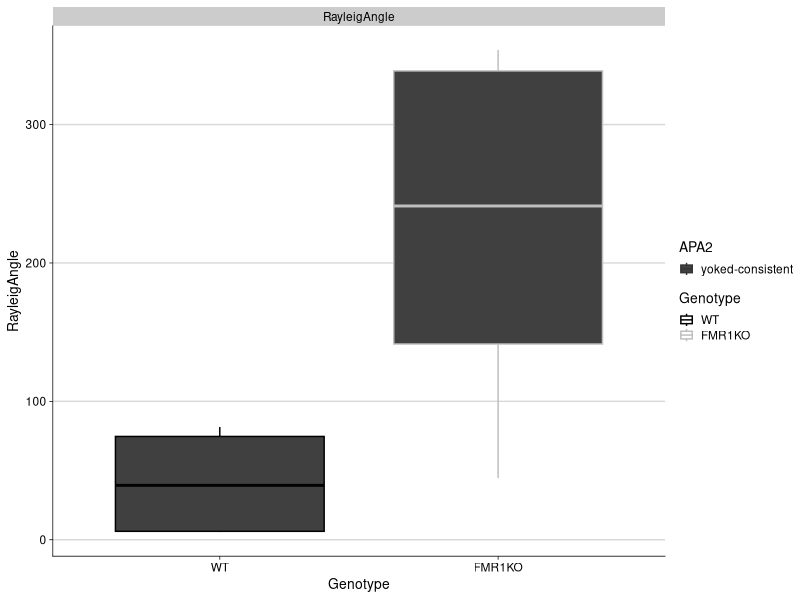
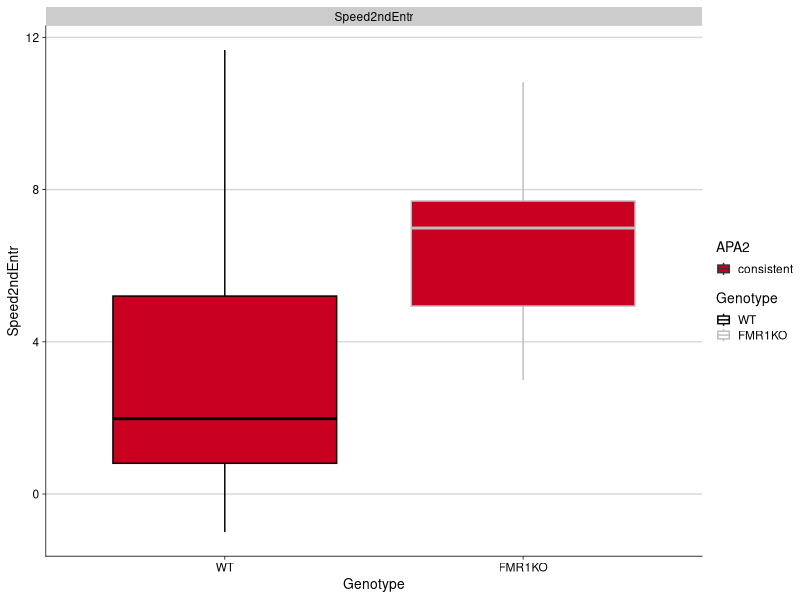
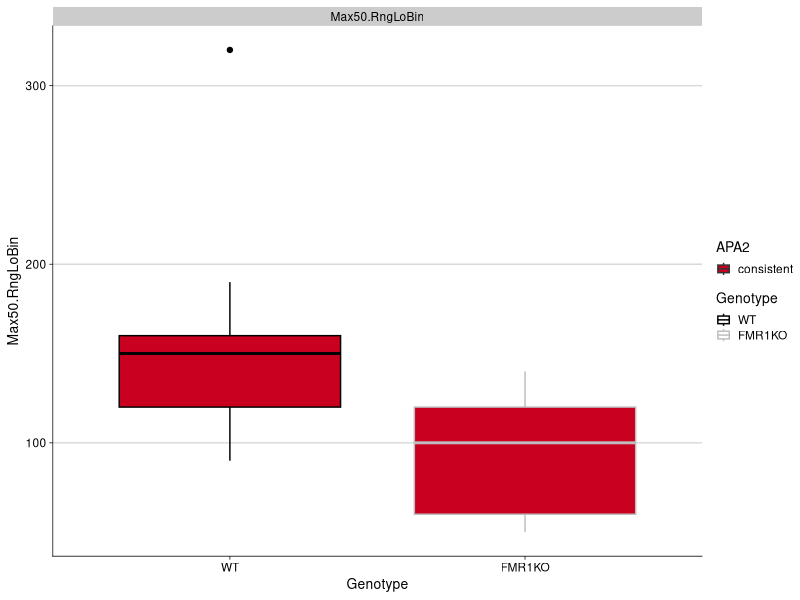
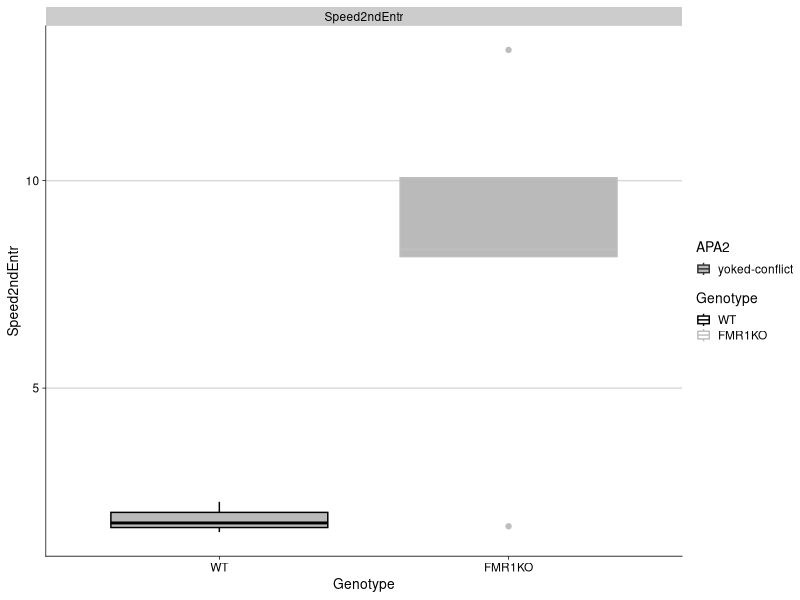
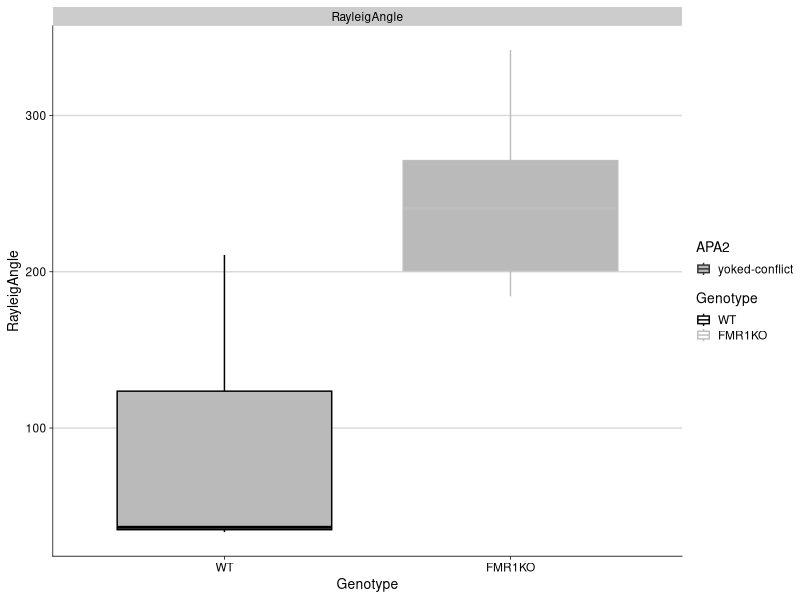
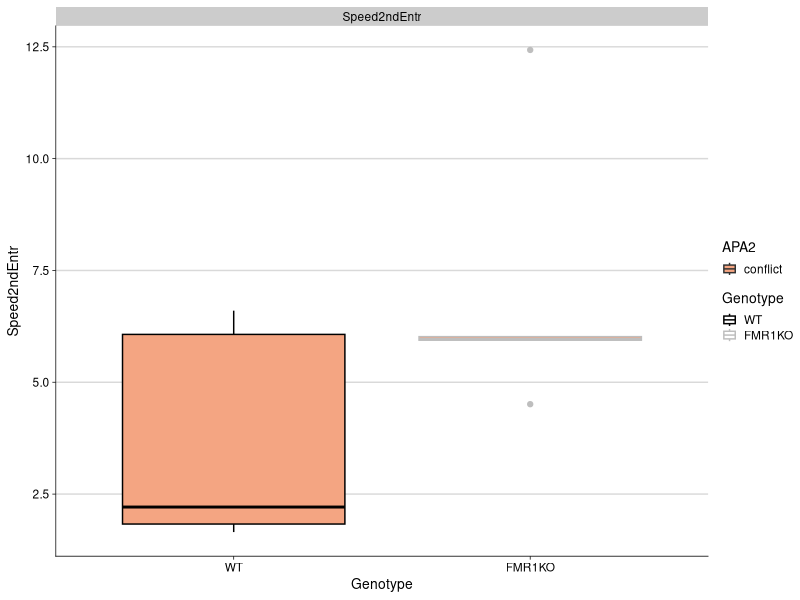
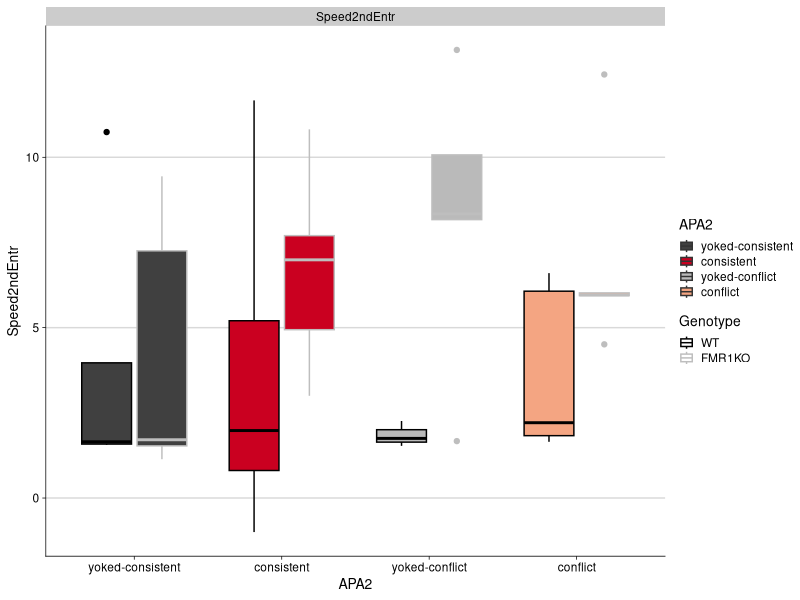
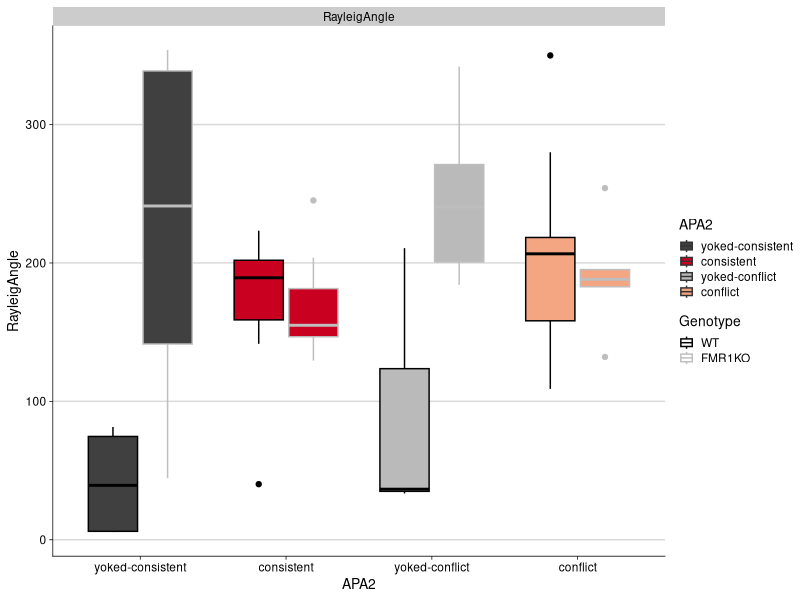

Write the R code that produced these figures, in order.
## ---- chunk 1
library(dplyr)
library(ggplot2)
library(tidyr)
library(cowplot)
library(car)

knitr::opts_chunk$set(fig.path = '../figures/01_retention/')

colorvalAPA2 <-  c( "#404040","#ca0020", "#bababa", "#f4a582")
# dark grey, red, light grey, peach

behavior <- read.csv("../results/behaviordata.csv")
behavior$APA2 <- factor(behavior$APA2, levels = c("yoked-consistent","consistent", "yoked-conflict","conflict")) ## relevel then rename factors treatment
behavior$Genotype <- factor(behavior$Genotype, levels = c("WT","FMR1KO")) # relevel genotype

retention <- filter(behavior, TrainSession == "Retention") 
retention <- retention[c(1,2,8,4,13:51)]
write.csv(retention, "../results/01_retention.csv", row.names = F)
## ---- chunk 2
# This is my function to plot specific variables for spefic groups

groupspecific <- function(group, colorvals, cols){
df1 <- filter(behavior, TrainSession == "Retention", APA2 == group) %>% droplevels()
#table(df1$APA2, df1$Genotype)

for(i in names(df1)[cols]) {
  df2 <- df1[, c(i, "APA2", "Genotype")]
  df2$wrap <- i
print(i)  
  plots <- ggplot(df2) + geom_boxplot(aes_string(y = i, x = "Genotype", fill="APA2", color="Genotype")) +   
    theme_cowplot(font_size = 10, line_size = 0.25) +
    scale_fill_manual(values = colorvals) +
   scale_color_manual(values = c("black", "grey")) +
    facet_wrap(~wrap) + background_grid(major = "y", minor = "none")
  
  #png(paste0("../figures/01_retention/", i, ".png", sep = ""), width = 300, height = 170)
  #print(plots)
  #dev.off()
  
  print(i)
  
  colnames(df2)[1] <- "variable"
 
  print(summary(aov(variable ~ Genotype, data= df2)))
  print(t.test(variable ~ Genotype, data= df2))
  print(plots)
}
}
## ---- chunk 3
groupspecific("yoked-consistent", c("#404040","#404040"), c(31))
## ---- chunk 4
groupspecific("consistent", c("#ca0020","#ca0020"), c(24,40))
## ---- chunk 5
groupspecific("yoked-conflict", c("#bababa","#bababa"), c(24,31))
## ---- chunk 6
groupspecific("conflict", c("#f4a582","#f4a582"), c(24))
## ---- chunk 7
# This is my function for looking at multiple groups at a time
multiplegroups <- function(group, colorvals, cols){

df1 <- filter(behavior, TrainSession == "Retention", APA2 %in% group) %>% droplevels()
#print(table(df1$APA2, df1$Genotype))

for(i in names(df1)[cols]) {
  df2 <- df1[, c(i, "APA2", "Genotype")]
  df2$wrap <- i
  
  plots <- ggplot(df2) + geom_boxplot(aes_string(y = i, x = "APA2", fill="APA2", color="Genotype")) +   
    theme_cowplot(font_size = 10, line_size = 0.25) +
    scale_fill_manual(values = colorvals) +
   scale_color_manual(values = c("black", "grey")) +
    facet_wrap(~wrap) + background_grid(major = "y", minor = "none")

    print(i)
  
  colnames(df2)[1] <- "variable"
 
  print(summary(aov(variable ~ Genotype *APA2, data= df2)))
  #print(TukeyHSD(aov(variable ~ Genotype *APA2, data= df2)))
  print(plots)
}
}
## ---- chunk 8
multiplegroups(c("conflict", "consistent","yoked-conflict", "yoked-consistent" ), colorvalAPA2, c(24,31,40,15:17))
## ---- chunk 9
# Add this to the for loop for prining a png file
  #png(paste0("../figures/01_retention/", i, ".png", sep = ""), width = 300, height = 170)
  #print(plots)
  #dev.off()
